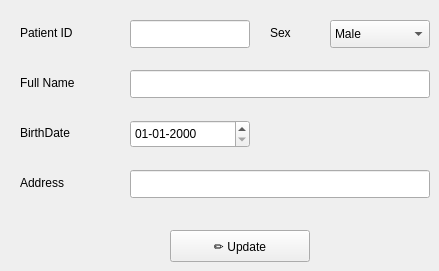
       <widget class="QWidget" name="tab_3">
        <attribute name="title">
         <string>Information</string>
        </attribute>
        <widget class="QLabel" name="label">
         <property name="geometry">
          <rect>
           <x>20</x>
           <y>20</y>
           <width>100</width>
           <height>25</height>
          </rect>
         </property>
         <property name="text">
          <string>Patient ID</string>
         </property>
        </widget>
        <widget class="QLineEdit" name="txtPatientID">
         <property name="geometry">
          <rect>
           <x>130</x>
           <y>20</y>
           <width>120</width>
           <height>28</height>
          </rect>
         </property>
        </widget>
        <widget class="QLabel" name="label_7">
         <property name="geometry">
          <rect>
           <x>270</x>
           <y>20</y>
           <width>50</width>
           <height>25</height>
          </rect>
         </property>
         <property name="text">
          <string>Sex</string>
         </property>
        </widget>
        <widget class="QComboBox" name="cbGender">
         <property name="geometry">
          <rect>
           <x>330</x>
           <y>20</y>
           <width>100</width>
           <height>28</height>
          </rect>
         </property>
         <item>
          <property name="text">
           <string>Male</string>
          </property>
         </item>
         <item>
          <property name="text">
           <string>Female</string>
          </property>
         </item>
        </widget>
        <widget class="QLabel" name="label_2">
         <property name="geometry">
          <rect>
           <x>20</x>
           <y>70</y>
           <width>100</width>
           <height>25</height>
          </rect>
         </property>
         <property name="text">
          <string>Full Name</string>
         </property>
        </widget>
        <widget class="QLineEdit" name="txtFullName">
         <property name="geometry">
          <rect>
           <x>130</x>
           <y>70</y>
           <width>300</width>
           <height>28</height>
          </rect>
         </property>
        </widget>
        <widget class="QLabel" name="label_3">
         <property name="geometry">
          <rect>
           <x>20</x>
           <y>120</y>
           <width>100</width>
           <height>25</height>
          </rect>
         </property>
         <property name="text">
          <string>BirthDate</string>
         </property>
        </widget>
        <widget class="QDateEdit" name="dateDOB">
         <property name="geometry">
          <rect>
           <x>130</x>
           <y>120</y>
           <width>120</width>
           <height>28</height>
          </rect>
         </property>
         <property name="displayFormat">
          <string>dd-MM-yyyy</string>
         </property>
        </widget>
        <widget class="QLabel" name="label_4">
         <property name="geometry">
          <rect>
           <x>20</x>
           <y>170</y>
           <width>100</width>
           <height>25</height>
          </rect>
         </property>
         <property name="text">
          <string>Address</string>
         </property>
        </widget>
        <widget class="QLineEdit" name="txtAddress">
         <property name="geometry">
          <rect>
           <x>130</x>
           <y>170</y>
           <width>300</width>
           <height>28</height>
          </rect>
         </property>
        </widget>
        <widget class="QPushButton" name="btnUpdatePatient">
         <property name="geometry">
          <rect>
           <x>170</x>
           <y>230</y>
           <width>140</width>
           <height>32</height>
          </rect>
         </property>
         <property name="text">
          <string>✏️ Update</string>
         </property>
        </widget>
       </widget>
